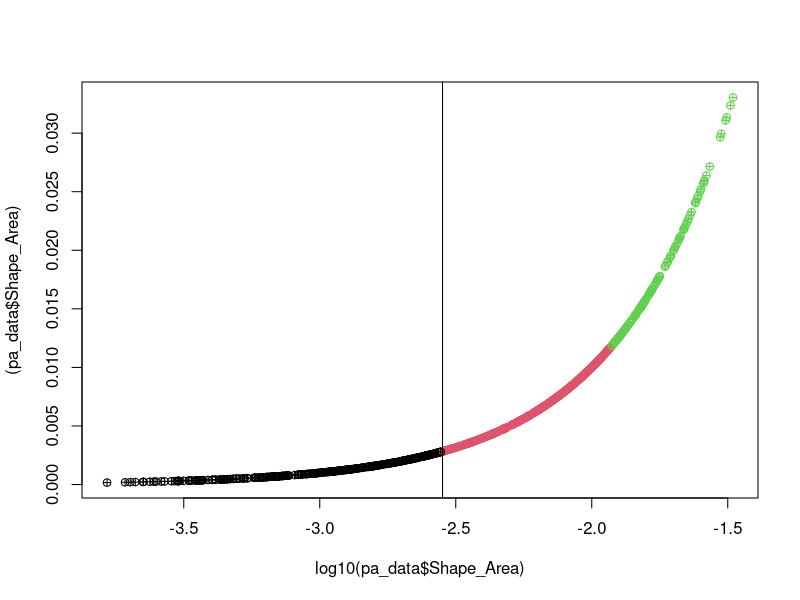
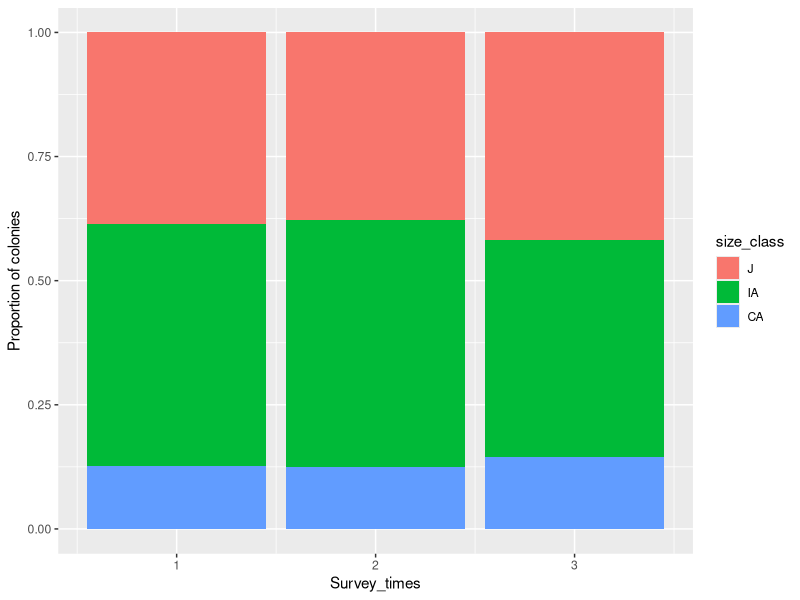
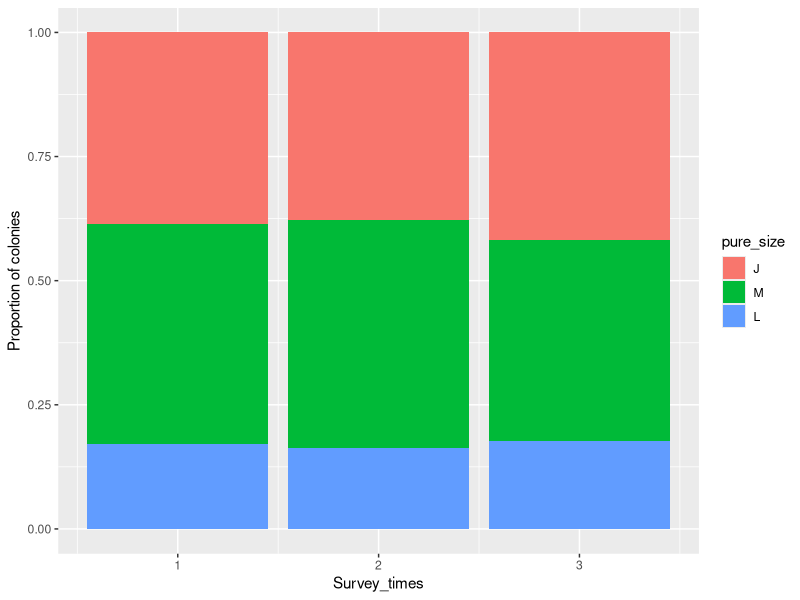
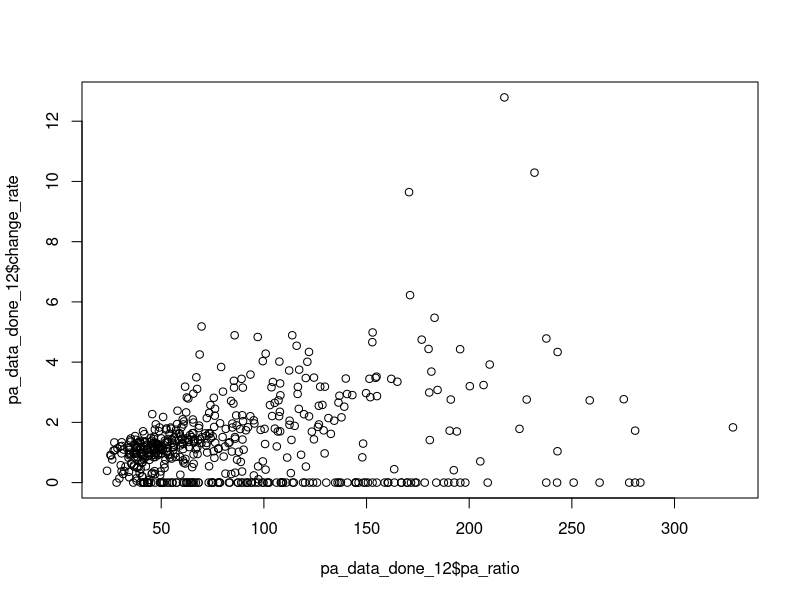
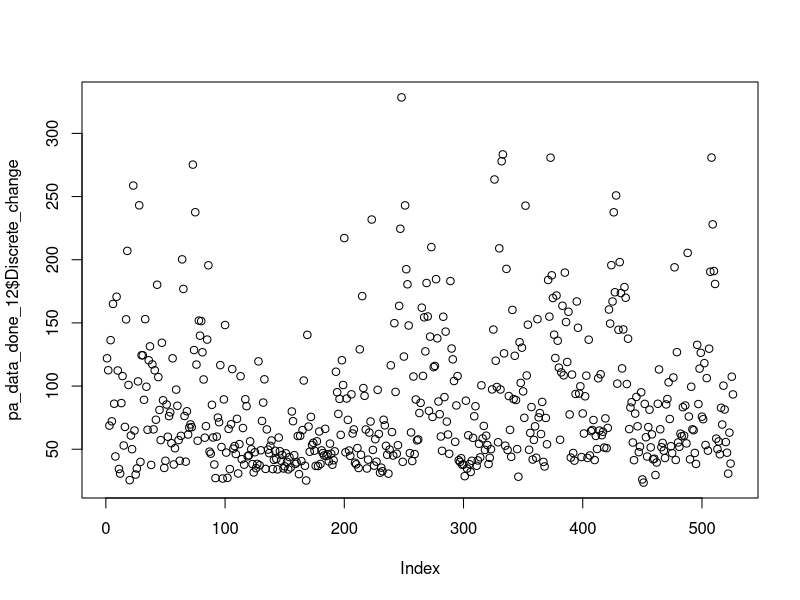
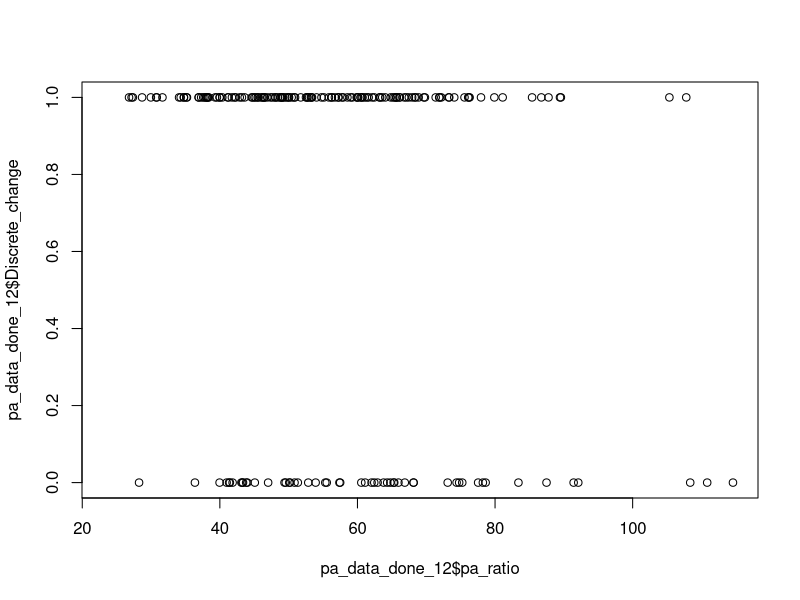
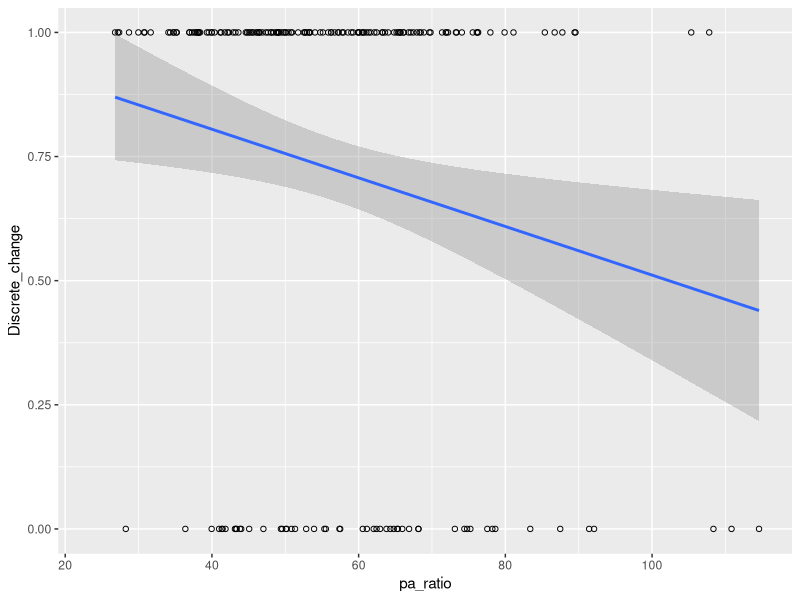
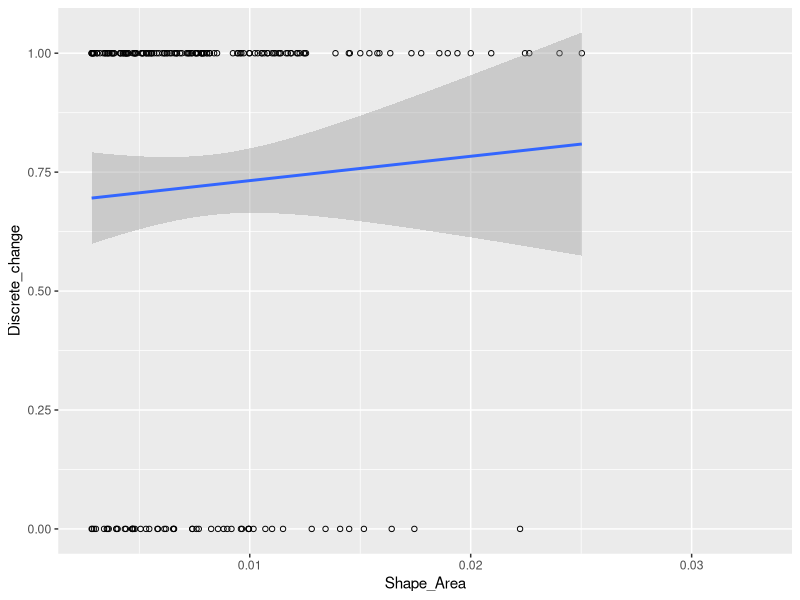

R code for these plots, in order:
## ---- chunk 1
knitr::opts_chunk$set(echo = TRUE)
## ---- chunk 2
####LIBRARIES####
library(tidyverse)
library(readr)
## ---- chunk 3
####DATA####
pa_data <- read_csv("OL_PA_all.csv")

####CLASS CHECK####
pa_data$Shape_Length <- as.numeric(pa_data$Shape_Length)
pa_data$Shape_Area <- as.numeric(pa_data$Shape_Area)
pa_data$Survey_times <- as.numeric(pa_data$Survey_times)
pa_data$Plot_ID <- as.factor(pa_data$Plot_ID)
#pa_data$Source <- as.factor(pa_data$Source)
pa_data$Fate <- as.factor(pa_data$Fate)
pa_data$Recruit[is.na(pa_data$Recruit)] <- "N" #fill the data with NO recruit
pa_data$Recruit <- as.factor(pa_data$Recruit)
summary(pa_data)
#head(pa_data)

####Classify juvenile and adult####
pa_data$size_class[pa_data$Shape_Area<=0.002827433 ] <- 'J' #size smaller than 6 cm is juvenile
pa_data$size_class[pa_data$Shape_Area > 0.002827433] <- 'A'
pa_data$size_class <- as.factor(pa_data$size_class)

####Calculate pa_ratio####
pa_data$pa_ratio <- pa_data$Shape_Length / pa_data$Shape_Area
####Classify irregular and compact adult####
levels(pa_data$size_class) <- c(levels(pa_data$size_class), "IA", "CA")
pa_data$size_class[pa_data$pa_ratio<40 & pa_data$size_class=='A'] <- 'CA'
pa_data$size_class[pa_data$pa_ratio>=40 & pa_data$size_class=='A'] <- 'IA'

summary(pa_data)

## ---- chunk 4


# find the half total area of adult
half_adult_sum <- sum(pa_data$Shape_Area[pa_data$size_class != "J"]) / 2
adult_area <- 0
cutoff_size <- NA
adult_data <- pa_data[pa_data$size_class != "J", ]
unique_areas <- sort(unique(adult_data$Shape_Area))

for (i in 1:length(unique_areas)) {
  area_indices <- min(which(adult_data$Shape_Area == unique_areas[i])) #avoid the same Shape_area value
  if (length(area_indices) == 1) {
    if (adult_area < half_adult_sum) {
      adult_area <- adult_area + adult_data$Shape_Area[area_indices]
    } else {
      cutoff_size <- unique_areas[i-3] #find the closest value manually...
      break
    }
  } else {
    stop("Error: Multiple values found for the same unique area.")
  }
}


cutoff_size


# Classify medium and large adult by cutoff value

pa_data$pure_size <- NA
pa_data$pure_size[pa_data$Shape_Area <= 0.002827433] <- "J"
pa_data$pure_size[pa_data$Shape_Area > 0.002827433 & pa_data$Shape_Area <= cutoff_size] <- "M"
pa_data$pure_size[pa_data$Shape_Area > 0.002827433 & pa_data$Shape_Area > cutoff_size] <- "L"
pa_data$pure_size <- as.factor(pa_data$pure_size)
pa_data$pure_size <- factor(pa_data$pure_size, levels = c("J","M","L"))


####Plot pa_ratio with size base on morphological stages####
#data_p1 = filter(pa_data, Survey_times == 3)

plot(log10(pa_data$Shape_Area), (pa_data$Shape_Area),
     pch = 10,
     col = factor(pa_data$pure_size))
abline(v=log10(pi*0.03^2))#check the standard of adult
abline(h=0.7887669) #check the standard of compact adult

# Calculate number of J, IA, CA 
count_J_c <- sum(grepl("J", pa_data$pure_size))
count_IA_c <- sum(grepl("M", pa_data$pure_size))
count_CA_c <- sum(grepl("L", pa_data$pure_size))

count_IA_c
count_CA_c

##check total area
sum(pa_data$Shape_Area[pa_data$pure_size=="M"])
sum(pa_data$Shape_Area[pa_data$pure_size=="L"])

#GLM logestic regression , binomial, Fate 0 1
## ---- chunk 5
p1 = ggplot(data = pa_data, aes(x = Survey_times, fill = size_class,na.rm = TRUE)) + 
  geom_bar(position = "fill") +
  xlab("Survey_times") + 
  ylab("Proportion of colonies") 
p1

p1_c = ggplot(data = pa_data, aes(x = Survey_times, fill = pure_size,na.rm = TRUE)) + 
  geom_bar(position = "fill") +
  xlab("Survey_times") + 
  ylab("Proportion of colonies") 
p1_c

## ---- chunk 6
####Add Fate (G,S) and their sa_change####
pa_data_GS <- data.frame()
# Subset the data.frame to only include observations from the two dates of interest
for (plot_id in c("M1", "M2", "TY3")) { # loop in sites
  #print(plot_id)
  for (t in 1:2) { # loop in survey times
    #print(paste0("t=",t))
    pa_data_subset <- pa_data[pa_data$Plot_ID == plot_id,]
    pa_data_subset <- pa_data_subset[pa_data_subset$Survey_times == t | pa_data_subset$Survey_times == t+1, ]
    pa_data_subset <- pa_data_subset[!(pa_data_subset$Fate %in% c("D","Fu","Fi") & pa_data_subset$Survey_times == t), ]
    pa_data_subset <- pa_data_subset[!(pa_data_subset$Recruit == "Y"& pa_data_subset$Survey_times == t+1),] #don't calculate new colonies
    pa_data_subset <- pa_data_subset[!(!is.na(pa_data_subset$Source) & pa_data_subset$Survey_times == t+1),]
    
    # Create a new data.frame to store the area change for each coral colony
    area_change_df <- data.frame(ID = unique(pa_data_subset$ID), sa_change = NA)
    
    # Loop through each ID and calculate the area change between the two dates
    for (i in 1:length(unique(pa_data_subset$ID))) {
      #print(paste0("i=",i))
      current_id <- unique(pa_data_subset$ID)[i]
      current_area <- pa_data_subset[pa_data_subset$ID == current_id & pa_data_subset$Survey_times == t, "Shape_Area"]
      future_area <- pa_data_subset[pa_data_subset$ID == current_id & pa_data_subset$Survey_times == t+1, "Shape_Area"]
      # Check if current_area and future_area are not NA
      if (nrow(current_area) > 0 & nrow(future_area) > 0) {
        area_change <- future_area - current_area
        area_change_df[i, "sa_change"] <- area_change
      }
    }
    pa_data_subset <- pa_data_subset[pa_data_subset$Survey_times == t,] #only left t to merge
    # Merge the area change data.frame back into the original data.frame using the ID variable
    pa_data_subset$sa_change <- area_change_df$sa_change[match(pa_data_subset$ID, area_change_df$ID)]
    pa_data_GS <- rbind(pa_data_GS, pa_data_subset)
    }
}

#Calculate for growth and shrink
pa_data_GS$Fate <- ifelse(pa_data_GS$sa_change >= 0, "G", "S")
## ---- chunk 7
###Add sa_change of D ####
pa_data_D <- data.frame()

# Calculate sa_change
for (plot_id in c("M1", "M2", "TY3")) {
  for (t in 1:2) {
    # Subset the data.frame to only include D and N colonies
    pa_data_subset <- pa_data[pa_data$Plot_ID == plot_id,]
    pa_data_subset <- pa_data_subset[pa_data_subset$Survey_times == t, ]
    pa_data_subset <- pa_data_subset[pa_data_subset$Fate == "D", ]
    pa_data_subset <- pa_data_subset[complete.cases(pa_data_subset$ID), ] # clean NA rows
    
    # Create a new data.frame to store the area change for each coral colony
    area_change_df <- data.frame(ID = unique(pa_data_subset$ID), sa_change = NA)

    # Loop through each ID and calculate the area change between the two dates
    for (i in 1:length(unique(pa_data_subset$ID))) {
      #print(paste0("i=",i))
      current_id <- unique(pa_data_subset$ID)[i]
      # Calculate D 
        area_change <- 0 - pa_data_subset$Shape_Area[i] # calculate Dead sa_change
        area_change_df[i, "sa_change"] <- area_change
    }
    pa_data_subset$sa_change <- area_change_df$sa_change[match(pa_data_subset$ID, area_change_df$ID)]
    pa_data_D <- rbind(pa_data_D, pa_data_subset) #Bind subset into DN dataframe
}
}

## ---- chunk 8
###Add sa_change of Fi####
pa_data_Fi <- data.frame()

for (plot_id in c("M1", "M2", "TY3")) {
  for (t in 1:2) {
# Subset the data.frame to only include Fi colonies
    pa_data_subset <- pa_data[pa_data$Plot_ID == plot_id,]
    pa_data_subset <- pa_data_subset[pa_data_subset$Survey_times == t | pa_data_subset$Survey_times == t+1, ]
    pa_data_subset <- pa_data_subset[(pa_data_subset$Fate == "Fi" & pa_data_subset$Survey_times == t) | (!is.na(pa_data_subset$Source) & pa_data_subset$Survey_times == t+1), ]
    pa_data_subset <- pa_data_subset[complete.cases(pa_data_subset$ID), ] # clean NA rows

    pa_data_subset_1 <- pa_data_subset[pa_data_subset$Survey_times == t,] # time one data
    pa_data_subset_2 <- pa_data_subset[pa_data_subset$Survey_times == t+1,] # time two data
    
    if (nrow(pa_data_subset_1) != 0){  # check there are fi colonies or not
    # Get the ID of fission colonies
      area_change_df <- data.frame(ID = unique(pa_data_subset_1$ID), sa_change = NA)
    # Loop through Fi colonies dataframe
    for (j in 1:length(unique(pa_data_subset_1$ID))) {
      current_id_1 <- unique(pa_data_subset_1$ID)[j]
    # Loop through each ID and calculate total Fi from t+1
    Fi_total <- 0
      for (i in 1:length(unique(pa_data_subset_2$ID))) {
      #print(paste0("i=",i))
      current_id <- unique(pa_data_subset_2$ID)[i]
      # Calculate Fi
      if (pa_data_subset_2$Source[i] == current_id_1) {
      Fi_total <- Fi_total + pa_data_subset_2$Shape_Area[i] # calculate total Fi area from single colony
      }
    }
      area_change <- Fi_total - pa_data_subset_1$Shape_Area[j]
      area_change_df[j, "sa_change"] <- area_change
    }
    pa_data_subset_1$sa_change <- area_change_df$sa_change[match(pa_data_subset_1$ID, area_change_df$ID)]
    pa_data_Fi <- rbind(pa_data_Fi, pa_data_subset_1) #Bind subset into Fi dataframe
    }
  }
  }
    
## ---- chunk 9
###Add sa_change of Fu####
pa_data_Fu <- data.frame()

for (plot_id in c("M1", "M2", "TY3")) {
  for (t in 1:2) {
# Subset the data.frame to only include Fu colonies
    pa_data_subset <- pa_data[pa_data$Plot_ID == plot_id,]
    pa_data_subset <- pa_data_subset[pa_data_subset$Survey_times == t | pa_data_subset$Survey_times == t+1, ]
    pa_data_subset <- pa_data_subset[(pa_data_subset$Fate == "Fu" & pa_data_subset$Survey_times == t) | (!is.na(pa_data_subset$Source) & pa_data_subset$Survey_times == t+1), ]
    pa_data_subset <- pa_data_subset[complete.cases(pa_data_subset$ID), ] # clean NA rows

    pa_data_subset_1 <- pa_data_subset[pa_data_subset$Survey_times == t,] # time one data
    pa_data_subset_1$ID <- as.numeric(pa_data_subset_1$ID)
    pa_data_subset_2 <- pa_data_subset[pa_data_subset$Survey_times == t+1,] # time two data
    pa_data_subset_2$Source <- as.character(pa_data_subset_2$Source)
    pa_data_subset_2 <- pa_data_subset_2[grepl("\\+", pa_data_subset_2$Source) == TRUE,] # remove Fi
    
    ##Calculate total source area from subset2 first##
    if (nrow(pa_data_subset_2) != 0){  # check there are fu colonies or not
    # Get the ID of Fusion colonies
      Source_total <- data.frame(ID = unique(pa_data_subset_2$ID), Source_total = NA)
    # Loop through Time2 colonies dataframe
    for (j in 1:length(unique(pa_data_subset_2$ID))) {
    # break source into separate IDs
      Fu_list <- strsplit(as.character(pa_data_subset_2$Source)[j], "\\+")[[1]] # separate numbers
      Fu_list <- as.numeric(Fu_list)
   # Loop through each ID and calculate total Fi from t+1
    Fu_total <- 0
      for (i in 1:length(unique(pa_data_subset_1$ID))) {
      #print(paste0("i=",i))
        if ((pa_data_subset_1$ID)[i] %in% Fu_list){ #check the Fu ID match or not
          Fu_total <- Fu_total + pa_data_subset_1$Shape_Area[i] # calculate total Fu area 
        } 
    }
      Source_total[j, "Source_total"] <- Fu_total
    }
      pa_data_subset_2$Source_total <- Source_total$Source_total[match(pa_data_subset_2$ID, Source_total$ID)]
    }
    
    ##Calculate sa_change in subset1##
    if (nrow(pa_data_subset_1) != 0){  # check there are fi colonies or not
    # Get the ID of fission colonies
      area_change_df <- data.frame(ID = unique(pa_data_subset_1$ID), sa_change = NA)
    # Loop through Fu colonies dataframe
    for (j in 1:length(unique(pa_data_subset_1$ID))) {
      current_id <- unique(pa_data_subset_1$ID)[j]
    # Loop through each ID in T2 data and find total Fu area
      for (i in 1:length(unique(pa_data_subset_2$ID))) {
      #print(paste0("i=",i))
      # break source into separate IDs
      Fu_list <- strsplit(as.character(pa_data_subset_2$Source)[i], "\\+")[[1]] # separate numbers
      Fu_list <- as.numeric(Fu_list)
      # Calculate Fu area change
      if (current_id %in% Fu_list) {
        proportion <- (pa_data_subset_1$Shape_Area[j] / pa_data_subset_2$Source_total[i])
        area_change <- pa_data_subset_2$Shape_Area[i]*proportion - pa_data_subset_1$Shape_Area[j]
      }
    }
      area_change_df[j, "sa_change"] <- area_change
    }
    pa_data_subset_1$sa_change <- area_change_df$sa_change[match(pa_data_subset_1$ID, area_change_df$ID)]
    pa_data_Fu <- rbind(pa_data_Fu, pa_data_subset_1) #Bind subset into Fu dataframe
    }
  }
}

####Combine all of cleaned data####
pa_data_done <- rbind(pa_data_GS,pa_data_D,pa_data_Fi,pa_data_Fu)
#pa_data_12 <- filter(pa_data, Survey_times == 1 | Survey_times == 2)


#### Calculate changing rate
pa_data_done$change_rate <- (pa_data_done$Shape_Area+pa_data_done$sa_change) / pa_data_done$Shape_Area

# # Calculate adjusted changing rate
# pa_data_done$change_rate_ad <- (pa_data_done$Shape_Area+pa_data_done$sa_change_ad) / pa_data_done$Shape_Area

# Bind time 3 data
pa_data_done <- bind_rows(list(pa_data_done,pa_data[pa_data$Survey_times == 3,]))

## ---- chunk 10
####Plot pa_ratio and changing rate D=0 G>1####


#Filter date 
pa_data_done_12 = filter(pa_data_done, Survey_times == 1 | Survey_times == 2)

# plot pa_ratio and change rate in continuous
plot(pa_data_done_12$pa_ratio, pa_data_done_12$change_rate)


# plot pa_ratio and change rate in discrete (G=1, D=0)
pa_data_done$Discrete_change <- ifelse(pa_data_done$Fate == "D", 0, ifelse(pa_data_done$Fate == "G", 1, NA))
plot(pa_data_done_12$pa_ratio,pa_data_done_12$Discrete_change)
pa_data_done_12 = filter(pa_data_done, (Survey_times == 1 | Survey_times == 2) & size_class != "J") # remove Juvenile which have both high D and G
plot(pa_data_done_12$pa_ratio,pa_data_done_12$Discrete_change)

###plot a fit curve: pa_ratio vs change
# remove juvenile due to its both high G and D
pa_data_done_12 = filter(pa_data_done_12, size_class != "J")
p <- ggplot(data = pa_data_done_12, aes(pa_ratio,Discrete_change))+
  geom_point(shape=21)+
  geom_smooth(method="lm")
p



mod <- glm(Discrete_change ~ pa_ratio, family=binomial, data=pa_data_done_12)
summary(mod)

# Add a fit curve
fit <- lm(Discrete_change ~ poly(pa_ratio,1,raw=TRUE), data = pa_data_done_12)
cf <- coef(fit)
slope <- cf[2]
x_axis <- pa_data_done_12$pa_ratio
#plot(pa_data_done_12$pa_ratio, pa_data_done_12$Discrete_change)
#lines(x_axis, predict(fit, newdata = data.frame(pa_ratio = x_axis)))

## ---- chunk 11
###plot a fit curve: size vs change
pa_data_done_12 = filter(pa_data_done_12, size_class != "J")
p <- ggplot(data = pa_data_done_12, aes(Shape_Area,Discrete_change))+
  geom_point(shape=21)+
  geom_smooth(method="lm")
p

## ---- chunk 12
p2 = ggplot(filter(pa_data_done, Survey_times == 1 | Survey_times == 2), aes(x = size_class, fill = Fate,na.rm = TRUE)) + 
  geom_bar(position = "fill") +
  xlab("size_class") + 
  ylab("Proportion of Fates")+
  geom_text(
    aes(label=signif(..count.. / tapply(..count.., ..x.., sum)[as.character(..x..)], digits=3)),
    stat="count",
    position=position_fill(vjust=0.5))
p2

p2_c = ggplot(filter(pa_data_done, Survey_times == 1 | Survey_times == 2), aes(x = pure_size, fill = Fate,na.rm = TRUE)) + 
  geom_bar(position = "fill") +
  xlab("pure_size") + 
  ylab("Proportion of Fates")+
  geom_text(
    aes(label=signif(..count.. / tapply(..count.., ..x.., sum)[as.character(..x..)], digits=3)),
    stat="count",
    position=position_fill(vjust=0.5))
p2_c

## ---- chunk 13
### Calculate dynamics between three stages ###

dynamics_df <- data.frame()

## Find out how many J become IA and CA
for (plot_id in c("M1", "M2", "TY3")) {
  for (t in 1:2) {
#Filter date 
pa_data_subset <- pa_data_done[pa_data_done$Plot_ID == plot_id,]
pa_data_done_1 <- filter(pa_data_subset, Survey_times == t)
pa_data_done_2 <- filter(pa_data_subset, Survey_times == t+1)

# create a dataframe store morphological dynamic (ex. J Fu to CA = JFuCA)
morpho_dynamic <- data.frame(ID = unique(pa_data_done_1$ID),dynamic = NA, stage = NA, change_ratio = NA)

for (j in 1:length(unique(pa_data_done_1$ID))) {
      current_id <- unique(pa_data_done_1$ID)[j]
    # Loop through each ID in T2 data and find corresponding size class 
      for (i in 1:length(unique(pa_data_done_2$ID))) {
          # Combine the size class in different times and the caused fate
          if (pa_data_done_1$Fate[j] == "S" | pa_data_done_1$Fate[j] == "G"){
            if (current_id == pa_data_done_2$ID[i]){ # check the ID is match
              morpho_dynamic$dynamic[j] <- paste0(pa_data_done_1$Fate[j],pa_data_done_2$pure_size[i])
              morpho_dynamic$change_ratio[j] <- pa_data_done_1$change_rate[j]
              morpho_dynamic$area[j] <- pa_data_done_1$Shape_Area[j]
              morpho_dynamic$sa_change[j] <- pa_data_done_1$sa_change[j]
              #morpho_dynamic$change_rate_ad[j] <- pa_data_done_1$change_rate_ad[j]
            } 
          } else if (pa_data_done_1$Fate[j] == "Fu"){
      # break source into separate IDs
      Fu_list <- strsplit(as.character(pa_data_done_2$Source)[i], "\\+")[[1]] 
      Fu_list <- as.numeric(Fu_list)
            if (current_id %in% Fu_list){
              morpho_dynamic$dynamic[j] <- paste0(pa_data_done_1$Fate[j],pa_data_done_2$pure_size[i])
              morpho_dynamic$change_ratio[j] <- pa_data_done_1$change_rate[j]
              morpho_dynamic$area[j] <- pa_data_done_1$Shape_Area[j]
              morpho_dynamic$sa_change[j] <- pa_data_done_1$sa_change[j]
              #morpho_dynamic$change_rate_ad[j] <- pa_data_done_1$change_rate_ad[j]
            }
          } else if (pa_data_done_1$Fate[j] == "Fi") { ###CHeck
            current_id <- as.character(current_id)
          if (current_id == pa_data_done_2$Source[i] & !is.na(pa_data_done_2$Source[i])){ # check the ID is match
              morpho_dynamic$dynamic[j] <- paste0(pa_data_done_1$Fate[j],pa_data_done_2$pure_size[i])
              indices <- which(pa_data_done_2$Source %in% pa_data_done_1$ID[j])
              Fi_total <- sum(pa_data_done_2$Shape_Area[indices])
              morpho_dynamic$change_ratio[j] <- pa_data_done_1$change_rate[j]
              morpho_dynamic$area[j] <- pa_data_done_1$Shape_Area[j]
              morpho_dynamic$sa_change[j] <- pa_data_done_1$sa_change[j]
              #morpho_dynamic$change_rate_ad[j] <- pa_data_done_1$change_rate_ad[j]
            }
          } else if (pa_data_done_1$Fate[j] == "D") {
          morpho_dynamic$dynamic[j] <- "D"
          morpho_dynamic$dynamic[j] <- "D"
          morpho_dynamic$change_ratio[j] <- pa_data_done_1$change_rate[j]
          morpho_dynamic$area[j] <- pa_data_done_1$Shape_Area[j]
          morpho_dynamic$sa_change[j] <- pa_data_done_1$sa_change[j]
          #morpho_dynamic$change_rate_ad[j] <- pa_data_done_1$change_rate_ad[j]
        }
    }
    }
morpho_dynamic$Survey_times <- t
morpho_dynamic$Site <- plot_id
morpho_dynamic$pure_size <- pa_data_done_1$pure_size #add pure_size
dynamics_df <- rbind(dynamics_df, morpho_dynamic)
  }
}

dynamics_df$stage <- dynamics_df$pure_size

## ---- chunk 14
dynamics_df_1 <- filter(dynamics_df)
### Plot proportion of morphological dynamics
p2 = ggplot(data = subset(dynamics_df_1, !is.na(dynamic)), aes(x = factor(pure_size,levels = c("J","M","L")), fill = dynamic, na.rm = TRUE)) + 
  geom_bar(position = "fill") +
  geom_text(
    aes(label=signif(..count.. / tapply(..count.., ..x.., sum)[as.character(..x..)], digits=3)),
    stat="count",
    position=position_fill(vjust=0.5))+
  xlab("pure_size") + 
  ylab("Proportion of colonies") 
p2



## ---- chunk 15
#standerdize ratio by survey time

dynamics_df$ratio_ad <-  ifelse(dynamics_df$Survey_time == 1 & dynamics_df$Site == "M1",
                                    dynamics_df$change_ratio * 12/17,
                                    ifelse(
                                    dynamics_df$Survey_time == 2 & dynamics_df$Site == "M1",
                                    dynamics_df$change_ratio * 12/9,
                                    ifelse(
                                    dynamics_df$Survey_time == 1 & dynamics_df$Site == "M2",
                                    dynamics_df$change_ratio * 12/15,
                                    ifelse(
                                    dynamics_df$Survey_time == 2 & dynamics_df$Site == "M2",
                                    dynamics_df$change_ratio * 12/11,
                                    ifelse(
                                    dynamics_df$Survey_time == 1 & dynamics_df$Site == "TY3",
                                    dynamics_df$change_ratio * 12/18,
                                    ifelse(
                                    dynamics_df$Survey_time == 2 & dynamics_df$Site == "TY3",
                                    dynamics_df$change_ratio * 12/8,
                                    dynamics_df$change_ratio
                                    )
                                    )
                                    )
                                    )
                                    )
)


### Calculate mean change ratio in each stage
dynamics_df_J <- filter(dynamics_df, stage == "J" )#& Survey_times == 2)
dynamics_df_IA <- filter(dynamics_df, stage == "M") #& Survey_times == 2 )
dynamics_df_CA <- filter(dynamics_df, stage == "L")  #& Survey_times == 2)

change_ratio_J <- dynamics_df_J %>%
  group_by(dynamic) %>%
  summarize(mean_x = mean(ratio_ad), count = n())

change_ratio_IA <- dynamics_df_IA %>%
  group_by(dynamic) %>%
  summarize(mean_x = mean(ratio_ad), count = n())

change_ratio_CA <- dynamics_df_CA %>%
  group_by(dynamic) %>%
  summarize(mean_x = mean(ratio_ad), count = n())

# 
# #filter(Change_ratio_df,dynamic == "FuIA" & dynamic == "J") #WTF it is not working?????
# a <- change_ratio_df[change_ratio_df$dynamic=="GJ" &!is.na(change_ratio_df$dynamic),]
# a
# mean(a$ratio)
## ---- chunk 16
### calculate change ratio of area between each stage
dynamics_df_J <- filter(dynamics_df, stage == "J" )#& Survey_times == 2) #& Survey_times == t
dynamics_df_IA <- filter(dynamics_df, stage == "M")# & Survey_times == 2)
dynamics_df_CA <- filter(dynamics_df, stage == "L")# & Survey_times == 2)

# calculate for J
total_area_J <- sum(dynamics_df_J$area)
dynamic_J <- dynamics_df_J %>% 
  group_by(dynamic) %>% 
  summarize(sum_area = sum(area), N=n())
dynamic_J$sum_ratio <- dynamic_J$sum_area / total_area_J


# calculate for IA
total_area_IA <- sum(dynamics_df_IA$area)
dynamic_IA <- dynamics_df_IA %>% 
  group_by(dynamic) %>% 
  summarize(sum_area = sum(area), N=n())
dynamic_IA$sum_ratio <- dynamic_IA$sum_area / total_area_IA

# calculate for CA
total_area_CA <- sum(dynamics_df_CA$area)
dynamic_CA <- dynamics_df_CA %>% 
  group_by(dynamic) %>% 
  summarize(sum_area = sum(area), N=n())
 dynamic_CA$sum_ratio <- dynamic_CA$sum_area / total_area_CA


## calculate for recruitment
recruit_t1 <- filter(pa_data_done, Recruit == "Y" & Survey_times == 2)
IA_t1 <- filter(pa_data_done, pure_size == "M" & Survey_times == 1)
CA_t1 <- filter(pa_data_done, pure_size == "L" & Survey_times == 1)
recruit_t2 <- filter(pa_data_done, Recruit == "Y" & Survey_times == 3)
IA_t2 <- filter(pa_data_done, pure_size == "M" & Survey_times == 2)
CA_t2 <- filter(pa_data_done, pure_size == "L" & Survey_times == 2)

sum_r_t1 <- sum(recruit_t1$Shape_Area)
sum_IA_t1 <- sum(IA_t1$Shape_Area)
sum_CA_t1 <- sum(CA_t1$Shape_Area)

sum_r_t2 <- sum(recruit_t2$Shape_Area)
sum_IA_t2 <- sum(IA_t2$Shape_Area)
sum_CA_t2 <- sum(CA_t2$Shape_Area)

# assume 1/2 recruit from IA and 1/2 from CA

R_IA_t1 <- (1/2*sum_r_t1) / sum_IA_t1
R_CA_t1 <- (1/2*sum_r_t1) / sum_CA_t1

R_IA_t2 <- (1/2*sum_r_t2) / sum_IA_t2
R_CA_t2 <- (1/2*sum_r_t2) / sum_CA_t2

# adult recruit contribution
(R_IA_t1 + R_IA_t2) * 1/2
(R_CA_t1 + R_CA_t2) * 1/2
## ---- chunk 17
recruit_t1 <- filter(pa_data_done, Recruit == "Y" & Survey_times == 2)
IA_t1 <- filter(pa_data_done, pure_size == "M" & Survey_times == 1)
CA_t1 <- filter(pa_data_done, pure_size == "L" & Survey_times == 1)
recruit_t2 <- filter(pa_data_done, Recruit == "Y" & Survey_times == 3)
IA_t2 <- filter(pa_data_done, pure_size == "M" & Survey_times == 2)
CA_t2 <- filter(pa_data_done, pure_size == "L" & Survey_times == 2)

sum_r_t1 <- sum(recruit_t1$Shape_Area)
sum_IA_t1 <- sum(IA_t1$Shape_Area)
sum_CA_t1 <- sum(CA_t1$Shape_Area)

sum_r_t2 <- sum(recruit_t2$Shape_Area)
sum_IA_t2 <- sum(IA_t2$Shape_Area)
sum_CA_t2 <- sum(CA_t2$Shape_Area)

# Annual recruitment rate
(sum_r_t1 / (sum_IA_t1 + sum_CA_t1)) * 12/15 # T1 recruit (proportion of adult)
(sum_r_t2 / (sum_IA_t2 + sum_CA_t2)) * 12/9
## ---- chunk 18

# Classify the count base on diameter
pa_data_done$size_str[pa_data_done$Shape_Area<= 0.01*0.01*pi ] <- '0~2' 
pa_data_done$size_str[pa_data_done$Shape_Area> 0.01*0.01*pi & pa_data_done$Shape_Area <= 0.02*0.02*pi] <- '2~4' 
pa_data_done$size_str[pa_data_done$Shape_Area> 0.02*0.02*pi & pa_data_done$Shape_Area <= 0.03*0.03*pi] <- '4~6' 
pa_data_done$size_str[pa_data_done$Shape_Area> 0.03*0.03*pi & pa_data_done$Shape_Area <= 0.04*0.04*pi] <- '6~8' 
pa_data_done$size_str[pa_data_done$Shape_Area> 0.04*0.04*pi & pa_data_done$Shape_Area <= 0.05*0.05*pi] <- '8~10' 
pa_data_done$size_str[pa_data_done$Shape_Area> 0.05*0.05*pi & pa_data_done$Shape_Area <= 0.06*0.06*pi] <- '10~12' 
pa_data_done$size_str[pa_data_done$Shape_Area> 0.06*0.06*pi & pa_data_done$Shape_Area <= 0.07*0.07*pi] <- '12~14' 
pa_data_done$size_str[pa_data_done$Shape_Area> 0.07*0.07*pi & pa_data_done$Shape_Area <= 0.08*0.08*pi] <- '14~16'
pa_data_done$size_str[pa_data_done$Shape_Area> 0.08*0.08*pi & pa_data_done$Shape_Area <= 0.09*0.09*pi] <- '16~18' 
pa_data_done$size_str[pa_data_done$Shape_Area> 0.09*0.09*pi & pa_data_done$Shape_Area <= 0.10*0.10*pi] <- '18~20'
pa_data_done$size_str[pa_data_done$Shape_Area> 0.10*0.10*pi ] <- '>20' 
pa_data_done$size_str <- as.factor(pa_data_done$size_str)

## ---- chunk 19
###### Size
df_J <- filter(pa_data_done, pure_size=="J" )#& Survey_times == 3)
df_IA <- filter(pa_data_done, pure_size=="M")#& Survey_times == 3)
df_CA <- filter(pa_data_done, pure_size=="L")#& Survey_times == 3)

# Count the number of occurrences of each category in the size_str column
counts_J <- table(df_J$size_str)
counts_IA <- table(df_IA$size_str)
counts_CA <- table(df_CA$size_str)

# Create a data frame with the counts and the category names
df_J <- as.data.frame(counts_J)
df_J$pure_size <- "J" 
df_IA <- as.data.frame(counts_IA)
df_IA$pure_size <- "M" 
df_CA <- as.data.frame(counts_CA)
df_CA$pure_size <- "L" 
df <- rbind(df_J,df_IA,df_CA)

myorder <-c("0~2", "2~4", "4~6","6~8","8~10","10~12","12~14","14~16","16~18","18~20",">20")
df$Var1 <- reorder(df$Var1, match(df$Var1, myorder))

df$pure_size <- factor(df$pure_size, levels = c("L","M","J"))

ggplot(df, aes(fill=pure_size, y=Freq, x=Var1))+
  geom_bar(position = "stack", stat = "identity")

